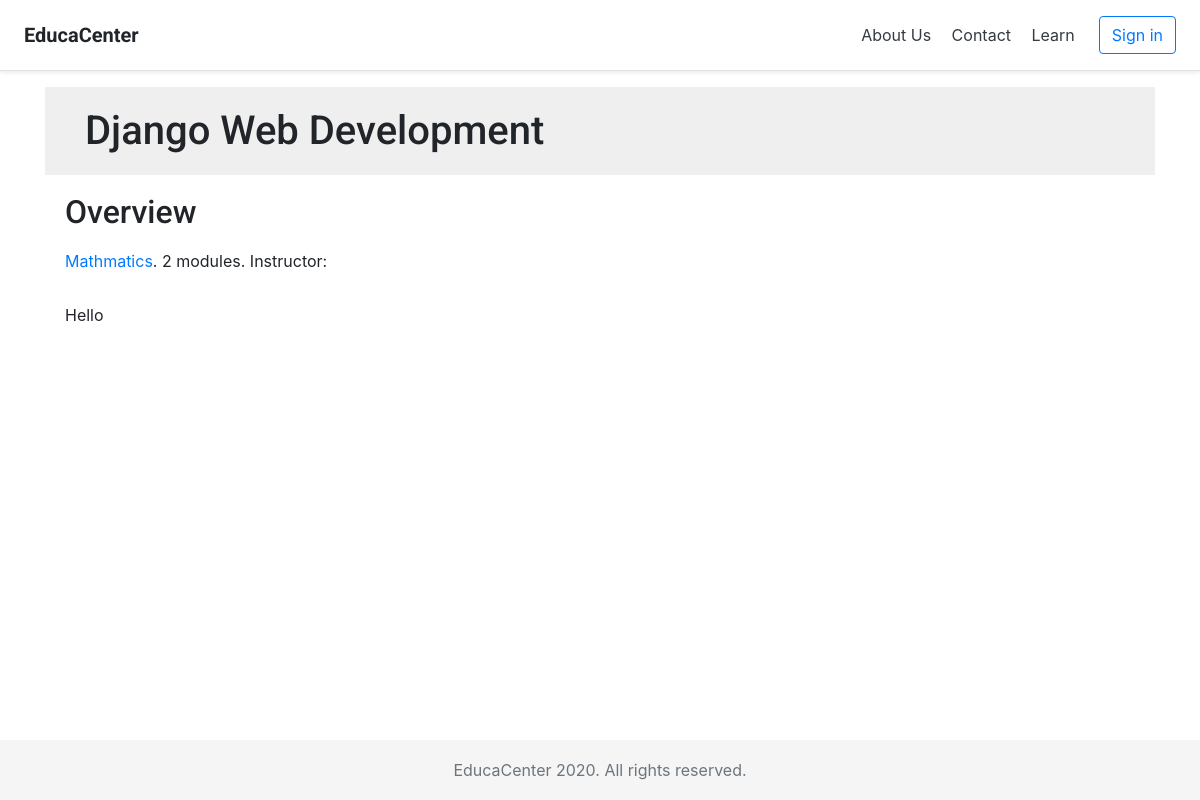
Page /courses/djangowebdev/ on the committed database.
### courses/models.py (models this page shows, shortened)
class Course(models.Model):
    owner = models.ForeignKey(User,related_name='courses_created',
                            on_delete=models.CASCADE)
    subject = models.ForeignKey(Subject,
                            related_name='courses',
                            on_delete=models.CASCADE)
    title = models.CharField(max_length=200)
    slug = models.SlugField(max_length=200, unique=True)
    overview = models.TextField()
    created = models.DateTimeField(auto_now_add=True)
    students = models.ManyToManyField(User,
                                    related_name='courses_joined',
                                    blank=True)
    class Meta:
        ordering = ['-created']

class Subject(models.Model):
    title = models.CharField(max_length=200)
    slug = models.SlugField(max_length=200, unique=True)
    class Meta:
        ordering = ['title']

### courses/views.py (the view)
class CourseDetailView(DetailView):
    model = Course
    template_name = 'courses/course/detail.html'

### courses/templates/courses/course/detail.html (shortened to what this page needs)
{% extends "base.html" %}
{% block content %}
{% with subject=course.subject %}
<h1>
    {{ object.title }}
</h1>
<div class="module">
    <h2>Overview</h2>
    <p>
        <a href="{% url "course_list_subject" subject.slug %}">
            {{ subject.title }}</a>.
        {{ course.modules.count }} modules.
        Instructor: {{ course.owner.get_full_name }}
    </p>
    {{ object.overview|linebreaks }}
</div>
{% endwith %}
{% endblock %}

### courses/static/css/base.css (style rules this page uses)
body { margin:0; font-family:'Roboto', sans-serif; font-weight:400; color:#333; padding-bottom: 120px; }
a { color:#3fad37; text-decoration:none; }
h1, h2, h3, h4, h5, h6 { font-family:'Roboto', sans-serif; font-weight:300; }
h1 { background:#efefef; width:100%; overflow:auto; padding:20px 0 20px 40px; margin:0; }
.module { padding:10px 20px; float:left; width:600px; }
.module p { margin:10px 0 20px; width:100%; float:left; }

### rows in the picture
Course: title "Django Web Development", modules.count "2", overview "Hello"
Subject: title "Mathmatics"
